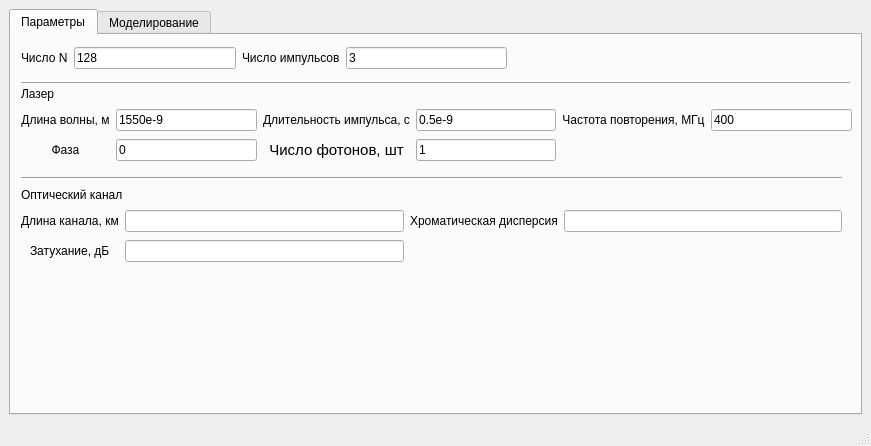
<?xml version="1.0" encoding="UTF-8"?>
<ui version="4.0">
 <class>MainWindow</class>
 <widget class="QMainWindow" name="MainWindow">
  <property name="geometry">
   <rect>
    <x>0</x>
    <y>0</y>
    <width>871</width>
    <height>446</height>
   </rect>
  </property>
  <property name="sizePolicy">
   <sizepolicy hsizetype="Expanding" vsizetype="Expanding">
    <horstretch>0</horstretch>
    <verstretch>0</verstretch>
   </sizepolicy>
  </property>
  <property name="maximumSize">
   <size>
    <width>1920</width>
    <height>1080</height>
   </size>
  </property>
  <property name="windowTitle">
   <string>SimQC</string>
  </property>
  <widget class="QWidget" name="centralwidget">
   <property name="sizePolicy">
    <sizepolicy hsizetype="Expanding" vsizetype="Expanding">
     <horstretch>0</horstretch>
     <verstretch>0</verstretch>
    </sizepolicy>
   </property>
   <property name="locale">
    <locale language="Russian" country="Russia"/>
   </property>
   <layout class="QHBoxLayout" name="horizontalLayout">
    <item>
     <widget class="QTabWidget" name="tabWidget">
      <property name="enabled">
       <bool>true</bool>
      </property>
      <property name="sizePolicy">
       <sizepolicy hsizetype="Expanding" vsizetype="Expanding">
        <horstretch>0</horstretch>
        <verstretch>0</verstretch>
       </sizepolicy>
      </property>
      <property name="maximumSize">
       <size>
        <width>16777215</width>
        <height>16777215</height>
       </size>
      </property>
      <property name="locale">
       <locale language="Russian" country="Russia"/>
      </property>
      <property name="currentIndex">
       <number>0</number>
      </property>
      <property name="usesScrollButtons">
       <bool>true</bool>
      </property>
      <property name="documentMode">
       <bool>false</bool>
      </property>
      <property name="tabsClosable">
       <bool>false</bool>
      </property>
      <widget class="QWidget" name="tab_param">
       <property name="enabled">
        <bool>true</bool>
       </property>
       <property name="sizePolicy">
        <sizepolicy hsizetype="Maximum" vsizetype="Maximum">
         <horstretch>0</horstretch>
         <verstretch>0</verstretch>
        </sizepolicy>
       </property>
       <property name="whatsThis">
        <string>&lt;html&gt;&lt;head/&gt;&lt;body&gt;&lt;p&gt;&lt;br/&gt;&lt;/p&gt;&lt;/body&gt;&lt;/html&gt;</string>
       </property>
       <property name="locale">
        <locale language="Russian" country="Russia"/>
       </property>
       <attribute name="title">
        <string>Параметры</string>
       </attribute>
       <widget class="QWidget" name="gridLayoutWidget">
        <property name="geometry">
         <rect>
          <x>10</x>
          <y>10</y>
          <width>486</width>
          <height>27</height>
         </rect>
        </property>
        <layout class="QGridLayout" name="gridLayout_2">
         <item row="0" column="1">
          <widget class="QLineEdit" name="lineEdit_N">
           <property name="text">
            <string>128</string>
           </property>
          </widget>
         </item>
         <item row="0" column="2">
          <widget class="QLabel" name="label_14">
           <property name="sizePolicy">
            <sizepolicy hsizetype="Fixed" vsizetype="Fixed">
             <horstretch>0</horstretch>
             <verstretch>0</verstretch>
            </sizepolicy>
           </property>
           <property name="text">
            <string>Число импульсов</string>
           </property>
          </widget>
         </item>
         <item row="0" column="0">
          <widget class="QLabel" name="label_13">
           <property name="sizePolicy">
            <sizepolicy hsizetype="Fixed" vsizetype="Fixed">
             <horstretch>0</horstretch>
             <verstretch>0</verstretch>
            </sizepolicy>
           </property>
           <property name="text">
            <string>Число N</string>
           </property>
          </widget>
         </item>
         <item row="0" column="3">
          <widget class="QLineEdit" name="lineEdit_num_pulse">
           <property name="text">
            <string>3</string>
           </property>
          </widget>
         </item>
        </layout>
       </widget>
       <widget class="QWidget" name="gridLayoutWidget_2">
        <property name="geometry">
         <rect>
          <x>10</x>
          <y>50</y>
          <width>831</width>
          <height>81</height>
         </rect>
        </property>
        <layout class="QGridLayout" name="gridLayout_3">
         <item row="1" column="0">
          <widget class="QLabel" name="label_5">
           <property name="text">
            <string>&lt;html&gt;&lt;head/&gt;&lt;body&gt;&lt;p align=&quot;center&quot;&gt;Длина волны, м&lt;/p&gt;&lt;/body&gt;&lt;/html&gt;</string>
           </property>
          </widget>
         </item>
         <item row="2" column="1">
          <widget class="QLineEdit" name="lineEdit_phase">
           <property name="text">
            <string>0</string>
           </property>
          </widget>
         </item>
         <item row="1" column="2">
          <widget class="QLabel" name="label_17">
           <property name="text">
            <string>&lt;html&gt;&lt;head/&gt;&lt;body&gt;&lt;p align=&quot;center&quot;&gt;Длительность импульса, с&lt;/p&gt;&lt;/body&gt;&lt;/html&gt;</string>
           </property>
          </widget>
         </item>
         <item row="2" column="2">
          <widget class="QLabel" name="label_19">
           <property name="text">
            <string>&lt;!DOCTYPE HTML PUBLIC &quot;-//W3C//DTD HTML 4.0//EN&quot; &quot;http://www.w3.org/TR/REC-html40/strict.dtd&quot;&gt;
&lt;html&gt;&lt;head&gt;&lt;meta name=&quot;qrichtext&quot; content=&quot;1&quot; /&gt;&lt;style type=&quot;text/css&quot;&gt;
p, li { white-space: pre-wrap; }
&lt;/style&gt;&lt;/head&gt;&lt;body style=&quot; font-family:'Ubuntu'; font-size:11pt; font-weight:400; font-style:normal;&quot;&gt;
&lt;p align=&quot;center&quot; style=&quot; margin-top:12px; margin-bottom:12px; margin-left:0px; margin-right:0px; -qt-block-indent:0; text-indent:0px;&quot;&gt;Число фотонов, шт&lt;/p&gt;&lt;/body&gt;&lt;/html&gt;</string>
           </property>
          </widget>
         </item>
         <item row="1" column="1">
          <widget class="QLineEdit" name="lineEdit_centralWavelength">
           <property name="text">
            <string>1550e-9</string>
           </property>
          </widget>
         </item>
         <item row="1" column="3">
          <widget class="QLineEdit" name="lineEdit_pulseDuration">
           <property name="text">
            <string>0.5e-9</string>
           </property>
          </widget>
         </item>
         <item row="2" column="3">
          <widget class="QLineEdit" name="lineEdit_averageCountPh">
           <property name="text">
            <string>1</string>
           </property>
          </widget>
         </item>
         <item row="2" column="0">
          <widget class="QLabel" name="label_18">
           <property name="text">
            <string>&lt;html&gt;&lt;head/&gt;&lt;body&gt;&lt;p align=&quot;center&quot;&gt;Фаза&lt;/p&gt;&lt;/body&gt;&lt;/html&gt;</string>
           </property>
          </widget>
         </item>
         <item row="1" column="4">
          <widget class="QLabel" name="label_20">
           <property name="text">
            <string>&lt;html&gt;&lt;head/&gt;&lt;body&gt;&lt;p align=&quot;center&quot;&gt;Частота повторения, МГц&lt;/p&gt;&lt;/body&gt;&lt;/html&gt;</string>
           </property>
          </widget>
         </item>
         <item row="1" column="5">
          <widget class="QLineEdit" name="lineEdit_repRate">
           <property name="text">
            <string>400</string>
           </property>
          </widget>
         </item>
         <item row="0" column="0" colspan="6">
          <widget class="QLabel" name="label_25">
           <property name="enabled">
            <bool>true</bool>
           </property>
           <property name="sizePolicy">
            <sizepolicy hsizetype="Fixed" vsizetype="Fixed">
             <horstretch>0</horstretch>
             <verstretch>0</verstretch>
            </sizepolicy>
           </property>
           <property name="text">
            <string>Лазер</string>
           </property>
          </widget>
         </item>
        </layout>
       </widget>
       <widget class="Line" name="line_3">
        <property name="geometry">
         <rect>
          <x>10</x>
          <y>40</y>
          <width>829</width>
          <height>16</height>
         </rect>
        </property>
        <property name="sizePolicy">
         <sizepolicy hsizetype="Preferred" vsizetype="Fixed">
          <horstretch>0</horstretch>
          <verstretch>0</verstretch>
         </sizepolicy>
        </property>
        <property name="orientation">
         <enum>Qt::Horizontal</enum>
        </property>
       </widget>
       <widget class="QWidget" name="gridLayoutWidget_3">
        <property name="geometry">
         <rect>
          <x>10</x>
          <y>140</y>
          <width>821</width>
          <height>90</height>
         </rect>
        </property>
        <layout class="QGridLayout" name="gridLayout_4">
         <item row="2" column="2" alignment="Qt::AlignHCenter">
          <widget class="QLabel" name="label_22">
           <property name="text">
            <string>Хроматическая дисперсия</string>
           </property>
          </widget>
         </item>
         <item row="2" column="3">
          <widget class="QLineEdit" name="lineEdit_16"/>
         </item>
         <item row="2" column="1">
          <widget class="QLineEdit" name="lineEdit_18"/>
         </item>
         <item row="2" column="0" alignment="Qt::AlignHCenter">
          <widget class="QLabel" name="label_24">
           <property name="text">
            <string>Длина канала, км</string>
           </property>
          </widget>
         </item>
         <item row="3" column="0" alignment="Qt::AlignHCenter">
          <widget class="QLabel" name="label_23">
           <property name="text">
            <string>Затухание, дБ</string>
           </property>
          </widget>
         </item>
         <item row="3" column="1">
          <widget class="QLineEdit" name="lineEdit_14"/>
         </item>
         <item row="0" column="0" colspan="4">
          <widget class="Line" name="line_2">
           <property name="sizePolicy">
            <sizepolicy hsizetype="Preferred" vsizetype="Fixed">
             <horstretch>0</horstretch>
             <verstretch>0</verstretch>
            </sizepolicy>
           </property>
           <property name="orientation">
            <enum>Qt::Horizontal</enum>
           </property>
          </widget>
         </item>
         <item row="1" column="0" colspan="3">
          <widget class="QLabel" name="label_16">
           <property name="sizePolicy">
            <sizepolicy hsizetype="Fixed" vsizetype="Fixed">
             <horstretch>0</horstretch>
             <verstretch>0</verstretch>
            </sizepolicy>
           </property>
           <property name="text">
            <string>Оптический канал</string>
           </property>
          </widget>
         </item>
        </layout>
       </widget>
      </widget>
      <widget class="QWidget" name="tab_modeling">
       <property name="sizePolicy">
        <sizepolicy hsizetype="Expanding" vsizetype="Expanding">
         <horstretch>0</horstretch>
         <verstretch>0</verstretch>
        </sizepolicy>
       </property>
       <attribute name="title">
        <string>Моделирование</string>
       </attribute>
       <layout class="QVBoxLayout" name="verticalLayout_3">
        <item>
         <widget class="QPushButton" name="pushButton_Start">
          <property name="sizePolicy">
           <sizepolicy hsizetype="Minimum" vsizetype="Minimum">
            <horstretch>0</horstretch>
            <verstretch>0</verstretch>
           </sizepolicy>
          </property>
          <property name="text">
           <string>Старт</string>
          </property>
         </widget>
        </item>
        <item>
         <widget class="QPushButton" name="pushButton_Stop">
          <property name="text">
           <string>Стоп</string>
          </property>
         </widget>
        </item>
        <item>
         <layout class="QGridLayout" name="gridLayout">
          <property name="sizeConstraint">
           <enum>QLayout::SetFixedSize</enum>
          </property>
          <item row="0" column="1">
           <widget class="QRadioButton" name="radioButton_time">
            <property name="sizePolicy">
             <sizepolicy hsizetype="Minimum" vsizetype="Minimum">
              <horstretch>0</horstretch>
              <verstretch>0</verstretch>
             </sizepolicy>
            </property>
            <property name="maximumSize">
             <size>
              <width>180</width>
              <height>25</height>
             </size>
            </property>
            <property name="text">
             <string>Временная область</string>
            </property>
           </widget>
          </item>
          <item row="0" column="0">
           <widget class="QRadioButton" name="radioButton_spec">
            <property name="sizePolicy">
             <sizepolicy hsizetype="Fixed" vsizetype="Fixed">
              <horstretch>0</horstretch>
              <verstretch>0</verstretch>
             </sizepolicy>
            </property>
            <property name="maximumSize">
             <size>
              <width>150</width>
              <height>25</height>
             </size>
            </property>
            <property name="text">
             <string>Спектр</string>
            </property>
            <property name="autoRepeat">
             <bool>true</bool>
            </property>
           </widget>
          </item>
         </layout>
        </item>
        <item>
         <widget class="QCustomPlot" name="pulse_plot" native="true">
          <property name="sizePolicy">
           <sizepolicy hsizetype="Expanding" vsizetype="Expanding">
            <horstretch>0</horstretch>
            <verstretch>0</verstretch>
           </sizepolicy>
          </property>
         </widget>
        </item>
       </layout>
       <zorder>pushButton_Start</zorder>
       <zorder>pulse_plot</zorder>
       <zorder>pushButton_Stop</zorder>
      </widget>
     </widget>
    </item>
   </layout>
  </widget>
  <widget class="QMenuBar" name="menubar">
   <property name="geometry">
    <rect>
     <x>0</x>
     <y>0</y>
     <width>871</width>
     <height>22</height>
    </rect>
   </property>
  </widget>
  <widget class="QStatusBar" name="statusbar"/>
 </widget>
 <customwidgets>
  <customwidget>
   <class>QCustomPlot</class>
   <extends>QWidget</extends>
   <header>qcustomplot.h</header>
   <container>1</container>
  </customwidget>
 </customwidgets>
 <resources/>
 <connections/>
</ui>
